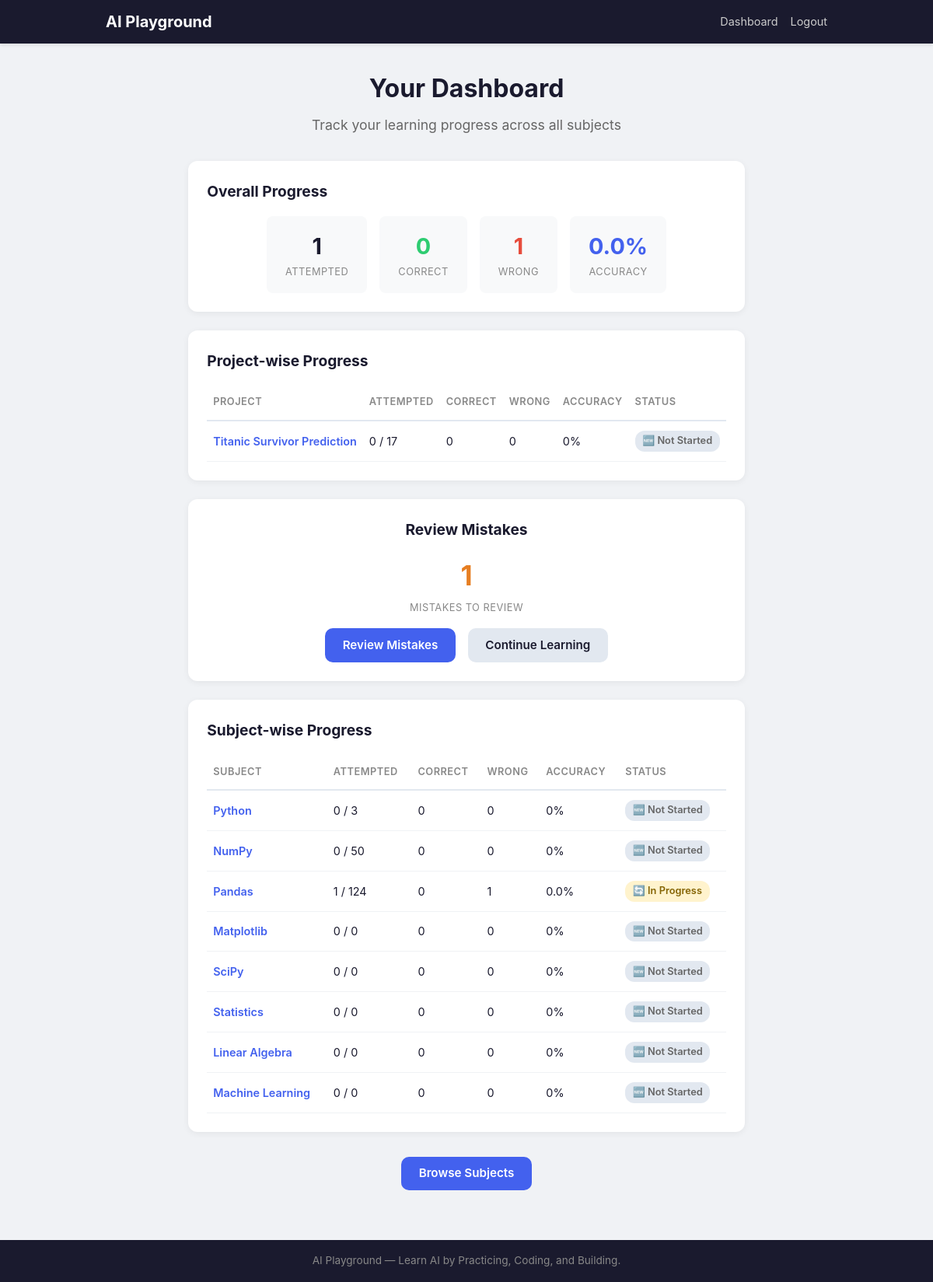
The app's page /dashboard/ (signed in) with its own data.
### core/models.py (models this page shows, shortened)
class Project(models.Model):
    title = models.CharField(
        max_length=200,
        unique=True,
        verbose_name='Title',
        help_text='The project title, e.g. "Titanic Survivor Prediction".',
    )
    slug = models.SlugField(
        max_length=200,
        unique=True,
        verbose_name='Slug',
        help_text='URL-friendly name, e.g. "titanic-survivor-prediction".',
    )
    short_description = models.CharField(
        max_length=300,
        blank=True,
        verbose_name='Short Description',
        help_text='One or two sentences shown on the project card.',
    )
    thumbnail = models.ImageField(
        upload_to='project_thumbnails/',
        blank=True,
        null=True,
        verbose_name='Thumbnail',
        help_text='Optional image shown on the project card.',
    )
    description = models.TextField(
        blank=True,
        verbose_name='Description',
        help_text='Markdown introduction shown on the project detail page.',
    )
    overview = models.TextField(
        blank=True,
        verbose_name='Overview',
        help_text='Markdown project overview. Shown after the MCQs are done.',
    )
    complete_code = models.TextField(
        blank=True,
        verbose_name='Complete Python Code',
        help_text='Markdown. The full project code with ```python code blocks.',
    )
    output = models.TextField(
        blank=True,
        verbose_name='Output / Results',
        help_text='Markdown. Formatted output, results, screenshots (later).',
    )
    explanation = models.TextField(
        blank=True,
        verbose_name='Explanation',
        help_text='Markdown. Step-by-step explanation of the code and approach.',
    )
    learning_outcomes = models.TextField(
        blank=True,
        verbose_name='Learning Outcomes',
        help_text='Markdown. What the learner will take away from this project.',
    )
    dataset_info = models.TextField(
        blank=True,
        verbose_name='Dataset Information',
        help_text='Markdown. Dataset description, source, and format (optional).',
    )
    order = models.PositiveIntegerField(
        default=0,
        verbose_name='Order',
        help_text='Controls the order projects appear in.',
    )
    is_active = models.BooleanField(
        default=True,
        verbose_name='Active',
        help_text='Uncheck to hide this project from the public site.',
    )
    is_free = models.BooleanField(
        default=True,
        verbose_name='Is Free',
        help_text='Future monetization: whether this project is free.',
    )
    ACCESS_FREE = 'free'
    ACCESS_PREMIUM = 'premium'
    ACCESS_PAID = 'paid'
    ACCESS_TYPE_CHOICES = [
        (ACCESS_FREE, 'Free'),
        (ACCESS_PREMIUM, 'Premium'),
        (ACCESS_PAID, 'Paid'),
    ]
    access_type = models.CharField(
        max_length=20,
        choices=ACCESS_TYPE_CHOICES,
        default=ACCESS_FREE,
        verbose_name='Access Type',
        help_text='Future monetization: free / premium / paid.',
    )
    created_at = models.DateTimeField(auto_now_add=True)
    updated_at = models.DateTimeField(auto_now=True)
    class Meta:
        ordering = ['order', 'title']
        verbose_name = 'Project'
        verbose_name_plural = 'Projects'

class Subject(models.Model):
    name = models.CharField(max_length=100, unique=True)
    slug = models.SlugField(max_length=100, unique=True)
    order = models.PositiveIntegerField(default=0)
    class Meta:
        ordering = ['order', 'name']

### core/views.py (the view)
# urls.py: path('dashboard/', views.dashboard, name='dashboard'),
@login_required
def dashboard(request):
    user = request.user
    all_progress = UserProgress.objects.filter(user=user)
    total_attempted = all_progress.count()
    total_correct = all_progress.filter(is_correct=True).count()
    total_wrong = all_progress.filter(is_correct=False).count()
    accuracy = round(
        (total_correct / total_attempted * 100) if total_attempted > 0 else 0,
        1,
    )
    subjects = Subject.objects.all().order_by('order', 'name')
    subject_stats = []
    for subject in subjects:
        subject_progress = all_progress.filter(question__subject=subject)
        attempted = subject_progress.count()
        correct = subject_progress.filter(is_correct=True).count()
        wrong = subject_progress.filter(is_correct=False).count()
        sub_accuracy = round(
            (correct / attempted * 100) if attempted > 0 else 0,
            1,
        )
        total_questions = subject.questions.count()
        all_done = attempted >= total_questions and total_questions > 0
        subject_stats.append({
            'subject': subject,
            'attempted': attempted,
            'correct': correct,
            'wrong': wrong,
            'accuracy': sub_accuracy,
            'total': total_questions,
            'all_done': all_done,
        })
    projects = Project.objects.filter(is_active=True).order_by('order', 'title')
    project_stats = []
    for project in projects:
        project_progress = all_progress.filter(question__project=project)
        attempted = project_progress.count()
        correct = project_progress.filter(is_correct=True).count()
        wrong = project_progress.filter(is_correct=False).count()
        proj_accuracy = round(
            (correct / attempted * 100) if attempted > 0 else 0,
            1,
        )
        total_questions = project.questions.count()
        all_done = attempted >= total_questions and total_questions > 0
        project_stats.append({
            'project': project,
            'attempted': attempted,
            'correct': correct,
            'wrong': wrong,
            'accuracy': proj_accuracy,
            'total': total_questions,
            'all_done': all_done,
        })
    wrong_progress = all_progress.filter(is_correct=False)
    mistake_count = wrong_progress.count()
    context = {
        'total_attempted': total_attempted,
        'total_correct': total_correct,
        'total_wrong': total_wrong,
        'accuracy': accuracy,
        'subject_stats': subject_stats,
        'project_stats': project_stats,
        'mistake_count': mistake_count,
        'has_mistakes': mistake_count > 0,
    }
    return render(request, 'core/dashboard.html', context)

### templates/core/dashboard.html (shortened to what this page needs)
{% extends 'base.html' %}
{% block content %}
<div class="page-header">
    <h1>Your Dashboard</h1>
    <p class="subtitle">Track your learning progress across all subjects</p>
</div>
<div class="overall-stats">
    <h2>Overall Progress</h2>
    <div class="stats-row">
        <div class="stat-box">
            <span class="stat-number">{{ total_attempted }}</span>
            <span class="stat-label">Attempted</span>
        </div>
        <div class="stat-box stat-correct">
            <span class="stat-number">{{ total_correct }}</span>
            <span class="stat-label">Correct</span>
        </div>
        <div class="stat-box stat-wrong">
            <span class="stat-number">{{ total_wrong }}</span>
            <span class="stat-label">Wrong</span>
        </div>
        <div class="stat-box stat-accuracy">
            <span class="stat-number">{{ accuracy }}%</span>
            <span class="stat-label">Accuracy</span>
        </div>
    </div>
</div>
<div class="subject-breakdown project-breakdown">
    <h2>Project-wise Progress</h2>
    {% if project_stats %}
        <table class="progress-table">
            <thead>
                <tr>
                    <th>Project</th>
                    <th>Attempted</th>
                    <th>Correct</th>
                    <th>Wrong</th>
                    <th>Accuracy</th>
                    <th>Status</th>
                </tr>
            </thead>
            <tbody>
                {% for stat in project_stats %}
                    <tr>
                        <td>
                            <a href="{% url 'project_detail' stat.project.slug %}">
                                {{ stat.project.title }}
                            </a>
                        </td>
                        <td>{{ stat.attempted }} / {{ stat.total }}</td>
                        <td class="stat-correct">{{ stat.correct }}</td>
                        <td class="stat-wrong">{{ stat.wrong }}</td>
                        <td>{{ stat.accuracy }}%</td>
                        <td>
                            {% if stat.all_done %}
                                <span class="badge badge-complete">✅ Completed</span>
                            {% elif stat.attempted > 0 %}
                                <span class="badge badge-progress">🔄 In Progress</span>
                            {% else %}
                                <span class="badge badge-new">🆕 Not Started</span>
                            {% endif %}
                        </td>
                    </tr>
                {% endfor %}
            </tbody>
        </table>
    {% else %}
        <p class="empty-state">No projects available yet.</p>
    {% endif %}
</div>
<div class="review-mistakes-panel">
    <h2>Review Mistakes</h2>
    {% if has_mistakes %}
        <p class="review-mistakes-count">
            <span class="stat-number">{{ mistake_count }}</span>
            <span class="stat-label">Mistakes to Review</span>
        </p>
    {% else %}
        <p class="review-mistakes-empty">🎉 You have no mistakes to review. Great job!</p>
    {% endif %}
    <div class="action-area review-dashboard-actions">
        <a href="{% url 'review_mistakes' %}" class="btn btn-primary">Review Mistakes</a>
        <a href="{% url 'home' %}" class="btn btn-secondary">Continue Learning</a>
    </div>
</div>
<div class="subject-breakdown">
    <h2>Subject-wise Progress</h2>
    {% if subject_stats %}
        <table class="progress-table">
            <thead>
                <tr>
                    <th>Subject</th>
                    <th>Attempted</th>
                    <th>Correct</th>
                    <th>Wrong</th>
                    <th>Accuracy</th>
                    <th>Status</th>
                </tr>
            </thead>
            <tbody>
                {% for stat in subject_stats %}
                    <tr>
                        <td>
                            <a href="{% url 'subject_detail' stat.subject.slug %}">
                                {{ stat.subject.name }}
                            </a>
                        </td>
                        <td>{{ stat.attempted }} / {{ stat.total }}</td>
                        <td class="stat-correct">{{ stat.correct }}</td>
                        <td class="stat-wrong">{{ stat.wrong }}</td>
                        <td>{{ stat.accuracy }}%</td>
                        <td>
                            {% if stat.all_done %}
                                <span class="badge badge-complete">✅ Completed</span>
                            {% elif stat.attempted > 0 %}
                                <span class="badge badge-progress">🔄 In Progress</span>
                            {% else %}
                                <span class="badge badge-new">🆕 Not Started</span>
                            {% endif %}
                        </td>
                    </tr>
                {% endfor %}
            </tbody>
        </table>
    {% else %}
        <p class="empty-state">No subjects available yet.</p>
    {% endif %}
</div>
<div class="action-area">
    <a href="{% url 'home' %}" class="btn btn-primary">Browse Subjects</a>
</div>
{% endblock %}

### static/css/style.css (style rules this page uses)
*, *::before, *::after { box-sizing: border-box; margin: 0; padding: 0; }
body { font-family: -apple-system, BlinkMacSystemFont, 'Segoe UI', Roboto, Oxygen, Ubuntu, sans-serif; line-height: 1.6; color: #1a1a2e; background-color: #f0f2f5; min-height: 100vh; display: flex; flex-direction: column; }
.page-header { text-align: center; margin-bottom: 2rem; }
.page-header h1 { font-size: 2rem; color: #1a1a2e; margin-bottom: 0.5rem; }
.subtitle { color: #666; font-size: 1.1rem; }
.btn { display: inline-block; padding: 0.6rem 1.4rem; border-radius: 10px; font-size: 0.95rem; font-weight: 600; text-decoration: none; cursor: pointer; border: none; transition: background 0.2s, transform 0.15s, box-shadow 0.2s; }
.btn-primary { background: #4361ee; color: #fff; }
.btn-secondary { background: #e2e8f0; color: #1a1a2e; }
.action-area { text-align: center; margin-top: 2rem; }
.stats-row { display: flex; gap: 1rem; justify-content: center; flex-wrap: wrap; }
.stat-box { background: #f8f9fa; border-radius: 8px; padding: 1rem 1.5rem; text-align: center; min-width: 100px; }
.stat-number { display: block; font-size: 1.8rem; font-weight: 700; color: #1a1a2e; }
.stat-label { display: block; font-size: 0.8rem; color: #888; text-transform: uppercase; letter-spacing: 0.5px; }
.stat-correct .stat-number { color: #2ecc71; }
.stat-wrong .stat-number { color: #e74c3c; }
.stat-accuracy .stat-number { color: #4361ee; }
.overall-stats, .subject-breakdown { background: #fff; border-radius: 12px; padding: 1.5rem; margin-bottom: 1.5rem; box-shadow: 0 2px 8px rgba(0,0,0,0.06); }
.overall-stats h2, .subject-breakdown h2 { margin-bottom: 1rem; font-size: 1.2rem; color: #1a1a2e; }
.progress-table { width: 100%; border-collapse: collapse; font-size: 0.9rem; }
.progress-table th { text-align: left; padding: 0.75rem 0.5rem; border-bottom: 2px solid #e2e8f0; color: #888; font-weight: 600; text-transform: uppercase; font-size: 0.8rem; letter-spacing: 0.5px; }
.progress-table td { padding: 0.75rem 0.5rem; border-bottom: 1px solid #f0f2f5; }
.progress-table td a { color: #4361ee; text-decoration: none; font-weight: 600; }
.badge { display: inline-block; padding: 0.2rem 0.6rem; border-radius: 12px; font-size: 0.8rem; font-weight: 600; }
.badge-progress { background: #fff3cd; color: #856404; }
.badge-new { background: #e2e8f0; color: #666; }
.review-mistakes-panel { background: #fff; border-radius: 12px; padding: 1.5rem; margin-bottom: 1.5rem; box-shadow: 0 2px 8px rgba(0,0,0,0.06); text-align: center; }
.review-mistakes-panel h2 { margin-bottom: 1rem; font-size: 1.2rem; color: #1a1a2e; }
.review-mistakes-count { display: flex; flex-direction: column; align-items: center; justify-content: center; gap: 0.2rem; margin-bottom: 1rem; }
.review-mistakes-count .stat-number { color: #e67e22; font-size: 2.2rem; }
.review-dashboard-actions { display: flex; gap: 1rem; justify-content: center; flex-wrap: wrap; margin-top: 0; }

### records on screen
Project: project "Titanic Survivor Prediction", attempted "0", total "17", correct "0", wrong "0", accuracy "0"
Subject: subject.name "Python", attempted "0", total "3", correct "0", wrong "0", accuracy "0", shows "🆕 Not Started"
Subject: subject.name "NumPy", attempted "0", total "50", correct "0", wrong "0", accuracy "0", shows "🆕 Not Started"
Subject: subject.name "Pandas", attempted "1", total "124", correct "0", wrong "1", accuracy "0.0", shows "🔄 In Progress"
Subject: subject.name "Matplotlib", attempted "0", total "0", correct "0", wrong "0", accuracy "0", shows "🆕 Not Started"
Subject: subject.name "SciPy", attempted "0", total "0", correct "0", wrong "0", accuracy "0", shows "🆕 Not Started"
Subject: subject.name "Statistics", attempted "0", total "0", correct "0", wrong "0", accuracy "0", shows "🆕 Not Started"
Subject: subject.name "Linear Algebra", attempted "0", total "0", correct "0", wrong "0", accuracy "0", shows "🆕 Not Started"
Subject: subject.name "Machine Learning", attempted "0", total "0", correct "0", wrong "0", accuracy "0", shows "🆕 Not Started"

### other values on screen
{{ total_attempted }} "1"
{{ total_correct }} "0"
{{ total_wrong }} "1"
{{ accuracy }} "0.0"
{{ mistake_count }} "1"
